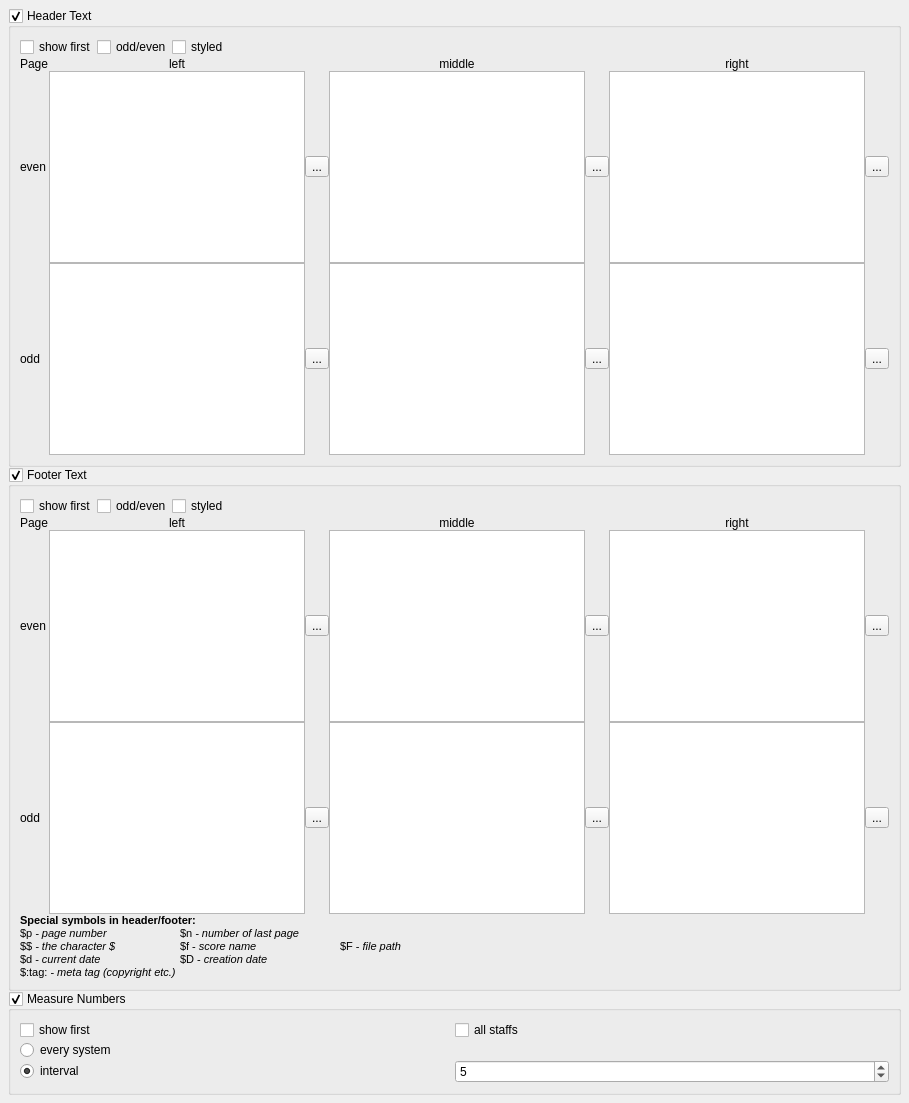
     <widget class="QWidget" name="Seite3">
      <layout class="QGridLayout" name="gridLayout_10">
       <property name="margin">
        <number>8</number>
       </property>
       <property name="spacing">
        <number>0</number>
       </property>
       <item row="0" column="0">
        <widget class="QGroupBox" name="showHeader">
         <property name="sizePolicy">
          <sizepolicy hsizetype="Preferred" vsizetype="Expanding">
           <horstretch>0</horstretch>
           <verstretch>0</verstretch>
          </sizepolicy>
         </property>
         <property name="title">
          <string>Header Text</string>
         </property>
         <property name="flat">
          <bool>false</bool>
         </property>
         <property name="checkable">
          <bool>true</bool>
         </property>
         <layout class="QVBoxLayout" name="verticalLayout_23">
          <property name="spacing">
           <number>0</number>
          </property>
          <item>
           <layout class="QHBoxLayout" name="horizontalLayout_4">
            <item>
             <widget class="QCheckBox" name="showHeaderFirstPage">
              <property name="toolTip">
               <string>show header also on first page</string>
              </property>
              <property name="text">
               <string>show first</string>
              </property>
             </widget>
            </item>
            <item>
             <widget class="QCheckBox" name="headerOddEven">
              <property name="toolTip">
               <string>use odd even page header</string>
              </property>
              <property name="text">
               <string>odd/even</string>
              </property>
             </widget>
            </item>
            <item>
             <widget class="QCheckBox" name="headerStyled">
              <property name="text">
               <string>styled</string>
              </property>
             </widget>
            </item>
            <item>
             <spacer name="horizontalSpacer_4">
              <property name="orientation">
               <enum>Qt::Horizontal</enum>
              </property>
              <property name="sizeHint" stdset="0">
               <size>
                <width>40</width>
                <height>20</height>
               </size>
              </property>
             </spacer>
            </item>
           </layout>
          </item>
          <item>
           <layout class="QGridLayout" name="gridLayout_5">
            <item row="0" column="1">
             <widget class="QLabel" name="label_5">
              <property name="text">
               <string>left</string>
              </property>
              <property name="alignment">
               <set>Qt::AlignCenter</set>
              </property>
             </widget>
            </item>
            <item row="0" column="3">
             <widget class="QLabel" name="label_6">
              <property name="text">
               <string>middle</string>
              </property>
              <property name="alignment">
               <set>Qt::AlignCenter</set>
              </property>
             </widget>
            </item>
            <item row="0" column="5">
             <widget class="QLabel" name="label_7">
              <property name="text">
               <string>right</string>
              </property>
              <property name="alignment">
               <set>Qt::AlignCenter</set>
              </property>
             </widget>
            </item>
            <item row="1" column="0">
             <widget class="QLabel" name="label_67">
              <property name="text">
               <string>even</string>
              </property>
             </widget>
            </item>
            <item row="1" column="1">
             <widget class="QTextEdit" name="evenHeaderL">
              <property name="sizePolicy">
               <sizepolicy hsizetype="Expanding" vsizetype="Expanding">
                <horstretch>0</horstretch>
                <verstretch>0</verstretch>
               </sizepolicy>
              </property>
              <property name="minimumSize">
               <size>
                <width>0</width>
                <height>30</height>
               </size>
              </property>
              <property name="maximumSize">
               <size>
                <width>16777215</width>
                <height>16777215</height>
               </size>
              </property>
             </widget>
            </item>
            <item row="1" column="2">
             <widget class="QToolButton" name="editEvenHeaderL">
              <property name="toolTip">
               <string>edit even page header</string>
              </property>
              <property name="text">
               <string>...</string>
              </property>
             </widget>
            </item>
            <item row="1" column="3">
             <widget class="QTextEdit" name="evenHeaderC">
              <property name="sizePolicy">
               <sizepolicy hsizetype="Expanding" vsizetype="Expanding">
                <horstretch>0</horstretch>
                <verstretch>0</verstretch>
               </sizepolicy>
              </property>
              <property name="minimumSize">
               <size>
                <width>0</width>
                <height>30</height>
               </size>
              </property>
              <property name="maximumSize">
               <size>
                <width>16777215</width>
                <height>16777215</height>
               </size>
              </property>
             </widget>
            </item>
            <item row="1" column="4">
             <widget class="QToolButton" name="editEvenHeaderC">
              <property name="toolTip">
               <string>edit even page header</string>
              </property>
              <property name="text">
               <string>...</string>
              </property>
             </widget>
            </item>
            <item row="1" column="5">
             <widget class="QTextEdit" name="evenHeaderR">
              <property name="sizePolicy">
               <sizepolicy hsizetype="Expanding" vsizetype="Expanding">
                <horstretch>0</horstretch>
                <verstretch>0</verstretch>
               </sizepolicy>
              </property>
              <property name="minimumSize">
               <size>
                <width>0</width>
                <height>30</height>
               </size>
              </property>
              <property name="maximumSize">
               <size>
                <width>16777215</width>
                <height>16777215</height>
               </size>
              </property>
             </widget>
            </item>
            <item row="1" column="6">
             <widget class="QToolButton" name="editEvenHeaderR">
              <property name="toolTip">
               <string>edit even page header</string>
              </property>
              <property name="text">
               <string>...</string>
              </property>
             </widget>
            </item>
            <item row="2" column="0">
             <widget class="QLabel" name="label_66">
              <property name="text">
               <string>odd</string>
              </property>
             </widget>
            </item>
            <item row="2" column="1">
             <widget class="QTextEdit" name="oddHeaderL">
              <property name="minimumSize">
               <size>
                <width>0</width>
                <height>30</height>
               </size>
              </property>
              <property name="maximumSize">
               <size>
                <width>16777215</width>
                <height>16777215</height>
               </size>
              </property>
             </widget>
            </item>
            <item row="2" column="2">
             <widget class="QToolButton" name="editOddHeaderL">
              <property name="toolTip">
               <string>add odd page header</string>
              </property>
              <property name="text">
               <string>...</string>
              </property>
             </widget>
            </item>
            <item row="2" column="3">
             <widget class="QTextEdit" name="oddHeaderC">
              <property name="minimumSize">
               <size>
                <width>0</width>
                <height>30</height>
               </size>
              </property>
              <property name="maximumSize">
               <size>
                <width>16777215</width>
                <height>16777215</height>
               </size>
              </property>
             </widget>
            </item>
            <item row="2" column="4">
             <widget class="QToolButton" name="editOddHeaderC">
              <property name="toolTip">
               <string>add odd page header</string>
              </property>
              <property name="text">
               <string>...</string>
              </property>
             </widget>
            </item>
            <item row="2" column="5">
             <widget class="QTextEdit" name="oddHeaderR">
              <property name="minimumSize">
               <size>
                <width>0</width>
                <height>30</height>
               </size>
              </property>
              <property name="maximumSize">
               <size>
                <width>16777215</width>
                <height>16777215</height>
               </size>
              </property>
             </widget>
            </item>
            <item row="2" column="6">
             <widget class="QToolButton" name="editOddHeaderR">
              <property name="toolTip">
               <string>add odd page header</string>
              </property>
              <property name="text">
               <string>...</string>
              </property>
             </widget>
            </item>
            <item row="0" column="0">
             <widget class="QLabel" name="label_93">
              <property name="text">
               <string>Page</string>
              </property>
             </widget>
            </item>
           </layout>
          </item>
         </layout>
        </widget>
       </item>
       <item row="1" column="0">
        <widget class="QGroupBox" name="showFooter">
         <property name="sizePolicy">
          <sizepolicy hsizetype="Preferred" vsizetype="Expanding">
           <horstretch>0</horstretch>
           <verstretch>0</verstretch>
          </sizepolicy>
         </property>
         <property name="toolTip">
          <string/>
         </property>
         <property name="title">
          <string>Footer Text</string>
         </property>
         <property name="flat">
          <bool>false</bool>
         </property>
         <property name="checkable">
          <bool>true</bool>
         </property>
         <layout class="QVBoxLayout" name="verticalLayout_22">
          <property name="spacing">
           <number>0</number>
          </property>
          <item>
           <layout class="QHBoxLayout" name="horizontalLayout_2">
            <item>
             <widget class="QCheckBox" name="showFooterFirstPage">
              <property name="toolTip">
               <string>show footer also on first page</string>
              </property>
              <property name="text">
               <string>show first</string>
              </property>
             </widget>
            </item>
            <item>
             <widget class="QCheckBox" name="footerOddEven">
              <property name="toolTip">
               <string>use odd even page footer</string>
              </property>
              <property name="text">
               <string>odd/even</string>
              </property>
             </widget>
            </item>
            <item>
             <widget class="QCheckBox" name="footerStyled">
              <property name="text">
               <string>styled</string>
              </property>
             </widget>
            </item>
            <item>
             <spacer name="horizontalSpacer_3">
              <property name="orientation">
               <enum>Qt::Horizontal</enum>
              </property>
              <property name="sizeHint" stdset="0">
               <size>
                <width>40</width>
                <height>20</height>
               </size>
              </property>
             </spacer>
            </item>
           </layout>
          </item>
          <item>
           <layout class="QGridLayout" name="gridLayout_6">
            <item row="2" column="4">
             <widget class="QToolButton" name="editOddFooterC">
              <property name="toolTip">
               <string>edit odd page header</string>
              </property>
              <property name="text">
               <string>...</string>
              </property>
             </widget>
            </item>
            <item row="1" column="0">
             <widget class="QLabel" name="label_80">
              <property name="text">
               <string>even</string>
              </property>
             </widget>
            </item>
            <item row="1" column="1">
             <widget class="QTextEdit" name="evenFooterL">
              <property name="minimumSize">
               <size>
                <width>0</width>
                <height>30</height>
               </size>
              </property>
             </widget>
            </item>
            <item row="0" column="3">
             <widget class="QLabel" name="label_3">
              <property name="text">
               <string>middle</string>
              </property>
              <property name="alignment">
               <set>Qt::AlignCenter</set>
              </property>
             </widget>
            </item>
            <item row="1" column="6">
             <widget class="QToolButton" name="editEvenFooterR">
              <property name="toolTip">
               <string>edit even page footer</string>
              </property>
              <property name="text">
               <string>...</string>
              </property>
             </widget>
            </item>
            <item row="2" column="6">
             <widget class="QToolButton" name="editOddFooterR">
              <property name="toolTip">
               <string>edit odd page header</string>
              </property>
              <property name="text">
               <string>...</string>
              </property>
             </widget>
            </item>
            <item row="1" column="2">
             <widget class="QToolButton" name="editEvenFooterL">
              <property name="toolTip">
               <string>edit even page footer</string>
              </property>
              <property name="text">
               <string>...</string>
              </property>
             </widget>
            </item>
            <item row="1" column="3">
             <widget class="QTextEdit" name="evenFooterC">
              <property name="minimumSize">
               <size>
                <width>0</width>
                <height>30</height>
               </size>
              </property>
             </widget>
            </item>
            <item row="2" column="0">
             <widget class="QLabel" name="label_65">
              <property name="text">
               <string>odd</string>
              </property>
             </widget>
            </item>
            <item row="2" column="1">
             <widget class="QTextEdit" name="oddFooterL">
              <property name="minimumSize">
               <size>
                <width>0</width>
                <height>30</height>
               </size>
              </property>
             </widget>
            </item>
            <item row="0" column="1">
             <widget class="QLabel" name="label_2">
              <property name="sizePolicy">
               <sizepolicy hsizetype="Preferred" vsizetype="Preferred">
                <horstretch>0</horstretch>
                <verstretch>0</verstretch>
               </sizepolicy>
              </property>
              <property name="text">
               <string>left</string>
              </property>
              <property name="alignment">
               <set>Qt::AlignCenter</set>
              </property>
             </widget>
            </item>
            <item row="1" column="4">
             <widget class="QToolButton" name="editEvenFooterC">
              <property name="toolTip">
               <string>edit even page footer</string>
              </property>
              <property name="text">
               <string>...</string>
              </property>
             </widget>
            </item>
            <item row="2" column="2">
             <widget class="QToolButton" name="editOddFooterL">
              <property name="toolTip">
               <string>edit odd page header</string>
              </property>
              <property name="text">
               <string>...</string>
              </property>
             </widget>
            </item>
            <item row="2" column="3">
             <widget class="QTextEdit" name="oddFooterC">
              <property name="minimumSize">
               <size>
                <width>0</width>
                <height>30</height>
               </size>
              </property>
             </widget>
            </item>
            <item row="1" column="5">
             <widget class="QTextEdit" name="evenFooterR">
              <property name="minimumSize">
               <size>
                <width>0</width>
                <height>30</height>
               </size>
              </property>
             </widget>
            </item>
            <item row="2" column="5">
             <widget class="QTextEdit" name="oddFooterR">
              <property name="minimumSize">
               <size>
                <width>0</width>
                <height>30</height>
               </size>
              </property>
             </widget>
            </item>
            <item row="0" column="5">
             <widget class="QLabel" name="label_4">
              <property name="text">
               <string>right</string>
              </property>
              <property name="alignment">
               <set>Qt::AlignCenter</set>
              </property>
             </widget>
            </item>
            <item row="0" column="0">
             <widget class="QLabel" name="label_94">
              <property name="text">
               <string>Page</string>
              </property>
             </widget>
            </item>
           </layout>
          </item>
          <item>
           <widget class="QLabel" name="label_68">
            <property name="sizePolicy">
             <sizepolicy hsizetype="Preferred" vsizetype="Preferred">
              <horstretch>0</horstretch>
              <verstretch>0</verstretch>
             </sizepolicy>
            </property>
            <property name="text">
             <string>&lt;!DOCTYPE HTML PUBLIC &quot;-//W3C//DTD HTML 4.0//EN&quot; &quot;http://www.w3.org/TR/REC-html40/strict.dtd&quot;&gt;
&lt;html&gt;&lt;head&gt;&lt;meta name=&quot;qrichtext&quot; content=&quot;1&quot; /&gt;&lt;style type=&quot;text/css&quot;&gt;
p, li { white-space: pre-wrap; }
&lt;/style&gt;&lt;/head&gt;&lt;body style=&quot; font-family:'Ubuntu'; font-size:9pt; font-weight:400; font-style:normal;&quot;&gt;
&lt;p style=&quot; margin-top:0px; margin-bottom:0px; margin-left:0px; margin-right:0px; -qt-block-indent:0; text-indent:0px;&quot;&gt;&lt;span style=&quot; font-family:'Sans Serif'; font-size:8pt; font-weight:600;&quot;&gt;Special symbols in header/footer:&lt;/span&gt;&lt;/p&gt;
&lt;p style=&quot; margin-top:0px; margin-bottom:0px; margin-left:0px; margin-right:0px; -qt-block-indent:0; text-indent:0px;&quot;&gt;&lt;span style=&quot; font-family:'Sans Serif'; font-size:8pt;&quot;&gt;$p &lt;/span&gt;&lt;span style=&quot; font-family:'Sans Serif'; font-size:8pt; font-style:italic;&quot;&gt;- page number    	&lt;/span&gt;&lt;span style=&quot; font-family:'Sans Serif'; font-size:8pt;&quot;&gt;$n&lt;/span&gt;&lt;span style=&quot; font-family:'Sans Serif'; font-size:8pt; font-style:italic;&quot;&gt; - number of last page	&lt;/span&gt;&lt;/p&gt;
&lt;p style=&quot; margin-top:0px; margin-bottom:0px; margin-left:0px; margin-right:0px; -qt-block-indent:0; text-indent:0px;&quot;&gt;&lt;span style=&quot; font-family:'Sans Serif'; font-size:8pt;&quot;&gt;$$&lt;/span&gt;&lt;span style=&quot; font-family:'Sans Serif'; font-size:8pt; font-style:italic;&quot;&gt; - the character $&lt;/span&gt;&lt;span style=&quot; font-family:'Sans Serif'; font-size:8pt;&quot;&gt;     	$f - &lt;/span&gt;&lt;span style=&quot; font-family:'Sans Serif'; font-size:8pt; font-style:italic;&quot;&gt;score name&lt;/span&gt;&lt;span style=&quot; font-family:'Sans Serif'; font-size:8pt;&quot;&gt;	&lt;/span&gt;&lt;span style=&quot; font-family:'Sans Serif'; font-size:8pt; font-style:italic;&quot;&gt; 	&lt;/span&gt;&lt;span style=&quot; font-family:'Sans Serif'; font-size:8pt;&quot;&gt;$F - &lt;/span&gt;&lt;span style=&quot; font-family:'Sans Serif'; font-size:8pt; font-style:italic;&quot;&gt;file path&lt;/span&gt;&lt;/p&gt;
&lt;p style=&quot; margin-top:0px; margin-bottom:0px; margin-left:0px; margin-right:0px; -qt-block-indent:0; text-indent:0px;&quot;&gt;&lt;span style=&quot; font-family:'Sans Serif'; font-size:8pt;&quot;&gt;$d - &lt;/span&gt;&lt;span style=&quot; font-family:'Sans Serif'; font-size:8pt; font-style:italic;&quot;&gt;current date	&lt;/span&gt;&lt;span style=&quot; font-family:'Sans Serif'; font-size:8pt;&quot;&gt;$D - &lt;/span&gt;&lt;span style=&quot; font-family:'Sans Serif'; font-size:8pt; font-style:italic;&quot;&gt;creation date&lt;/span&gt;&lt;/p&gt;
&lt;p style=&quot; margin-top:0px; margin-bottom:0px; margin-left:0px; margin-right:0px; -qt-block-indent:0; text-indent:0px;&quot;&gt;&lt;span style=&quot; font-family:'Sans Serif'; font-size:8pt;&quot;&gt;$:tag: - &lt;/span&gt;&lt;span style=&quot; font-family:'Sans Serif'; font-size:8pt; font-style:italic;&quot;&gt;meta tag (copyright etc.)&lt;/span&gt;&lt;/p&gt;&lt;/body&gt;&lt;/html&gt;</string>
            </property>
            <property name="textFormat">
             <enum>Qt::RichText</enum>
            </property>
            <property name="wordWrap">
             <bool>true</bool>
            </property>
           </widget>
          </item>
         </layout>
        </widget>
       </item>
       <item row="3" column="0">
        <widget class="QGroupBox" name="showMeasureNumber">
         <property name="title">
          <string>Measure Numbers</string>
         </property>
         <property name="flat">
          <bool>false</bool>
         </property>
         <property name="checkable">
          <bool>true</bool>
         </property>
         <property name="checked">
          <bool>true</bool>
         </property>
         <layout class="QGridLayout">
          <property name="spacing">
           <number>0</number>
          </property>
          <item row="0" column="0">
           <widget class="QCheckBox" name="showFirstMeasureNumber">
            <property name="text">
             <string>show first</string>
            </property>
           </widget>
          </item>
          <item row="0" column="1">
           <widget class="QCheckBox" name="showAllStaffsMeasureNumber">
            <property name="text">
             <string>all staffs</string>
            </property>
           </widget>
          </item>
          <item row="1" column="0">
           <widget class="QRadioButton" name="showEverySystemMeasureNumber">
            <property name="text">
             <string>every system</string>
            </property>
           </widget>
          </item>
          <item row="2" column="0">
           <widget class="QRadioButton" name="showIntervalMeasureNumber">
            <property name="text">
             <string>interval</string>
            </property>
            <property name="checked">
             <bool>true</bool>
            </property>
           </widget>
          </item>
          <item row="2" column="1">
           <widget class="QSpinBox" name="intervalMeasureNumber">
            <property name="minimum">
             <number>1</number>
            </property>
            <property name="value">
             <number>5</number>
            </property>
           </widget>
          </item>
         </layout>
        </widget>
       </item>
      </layout>
     </widget>
